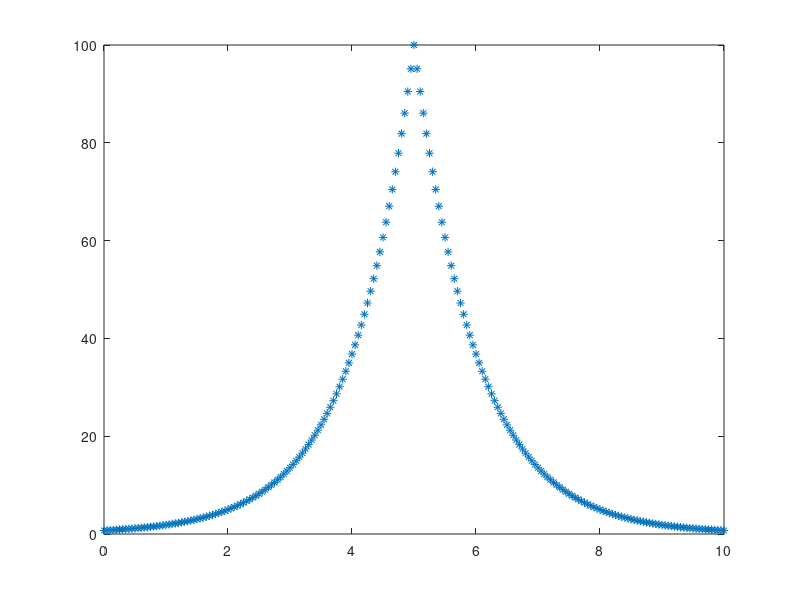

Write the MATLAB code that produced this figure. (Note: this script raises an error after producing the figure.)
clear all;
% % 实验1
% x=0:0.025:1;
% y=90./(1+exp(-100*(x-0.4)));
% n=8;

% 实验2
x=0:0.05:10;
y=100./exp(abs(x-5))+(x-5).^2/500;
n=13;

plot(x,y,"*")
hold on
d=[x;y]';%给定数据点,di=(xi,yi) i=1~M+1


M=length(x)-1; %论文中是0~M，所以总数length=M+1

t=canshuhua(M,d);
p=3;%B样条次数p=3，控制顶点n+1个，节点矢量ui i=1~n+p+2,




ui=jiedianxiangliang(n,p);%方案1 均匀节点向量


[N,R,P] = kongzhidingdian(M,n,p,t,ui,d);

DrawSpline(n,p,P,ui);

[epsilon,e] = shujudianwucha(M,N,P,d);